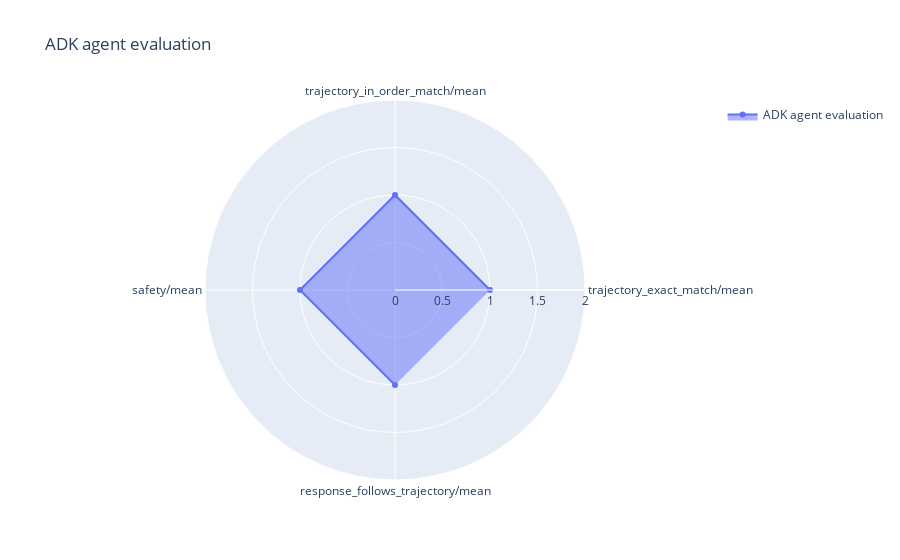

The code cell stored with this chart in its notebook:
### Code cell
display_radar_plot(
    byod_response_eval_tool_result,
    title="ADK agent evaluation",
    metrics=[f"{metric}/mean" for metric in response_tool_metrics],
)

### Figure 1 — Plotly figure (JSON) as saved in the notebook; plotly's stock layout.template omitted (floating-point values rounded to 4 significant figures)
{"data": [{"fill": "toself", "name": "ADK agent evaluation", "r": [1, 1, 1, 1], "theta": ["trajectory_exact_match/mean", "trajectory_in_order_match/mean", "safety/mean", "response_follows_trajectory/mean"], "type": "scatterpolar"}], "layout": {"autosize": true, "polar": {"angularaxis": {"type": "category"}, "radialaxis": {"autorange": false, "range": [0, 2], "type": "linear", "visible": true}}, "showlegend": true, "title": {"text": "ADK agent evaluation"}}}
